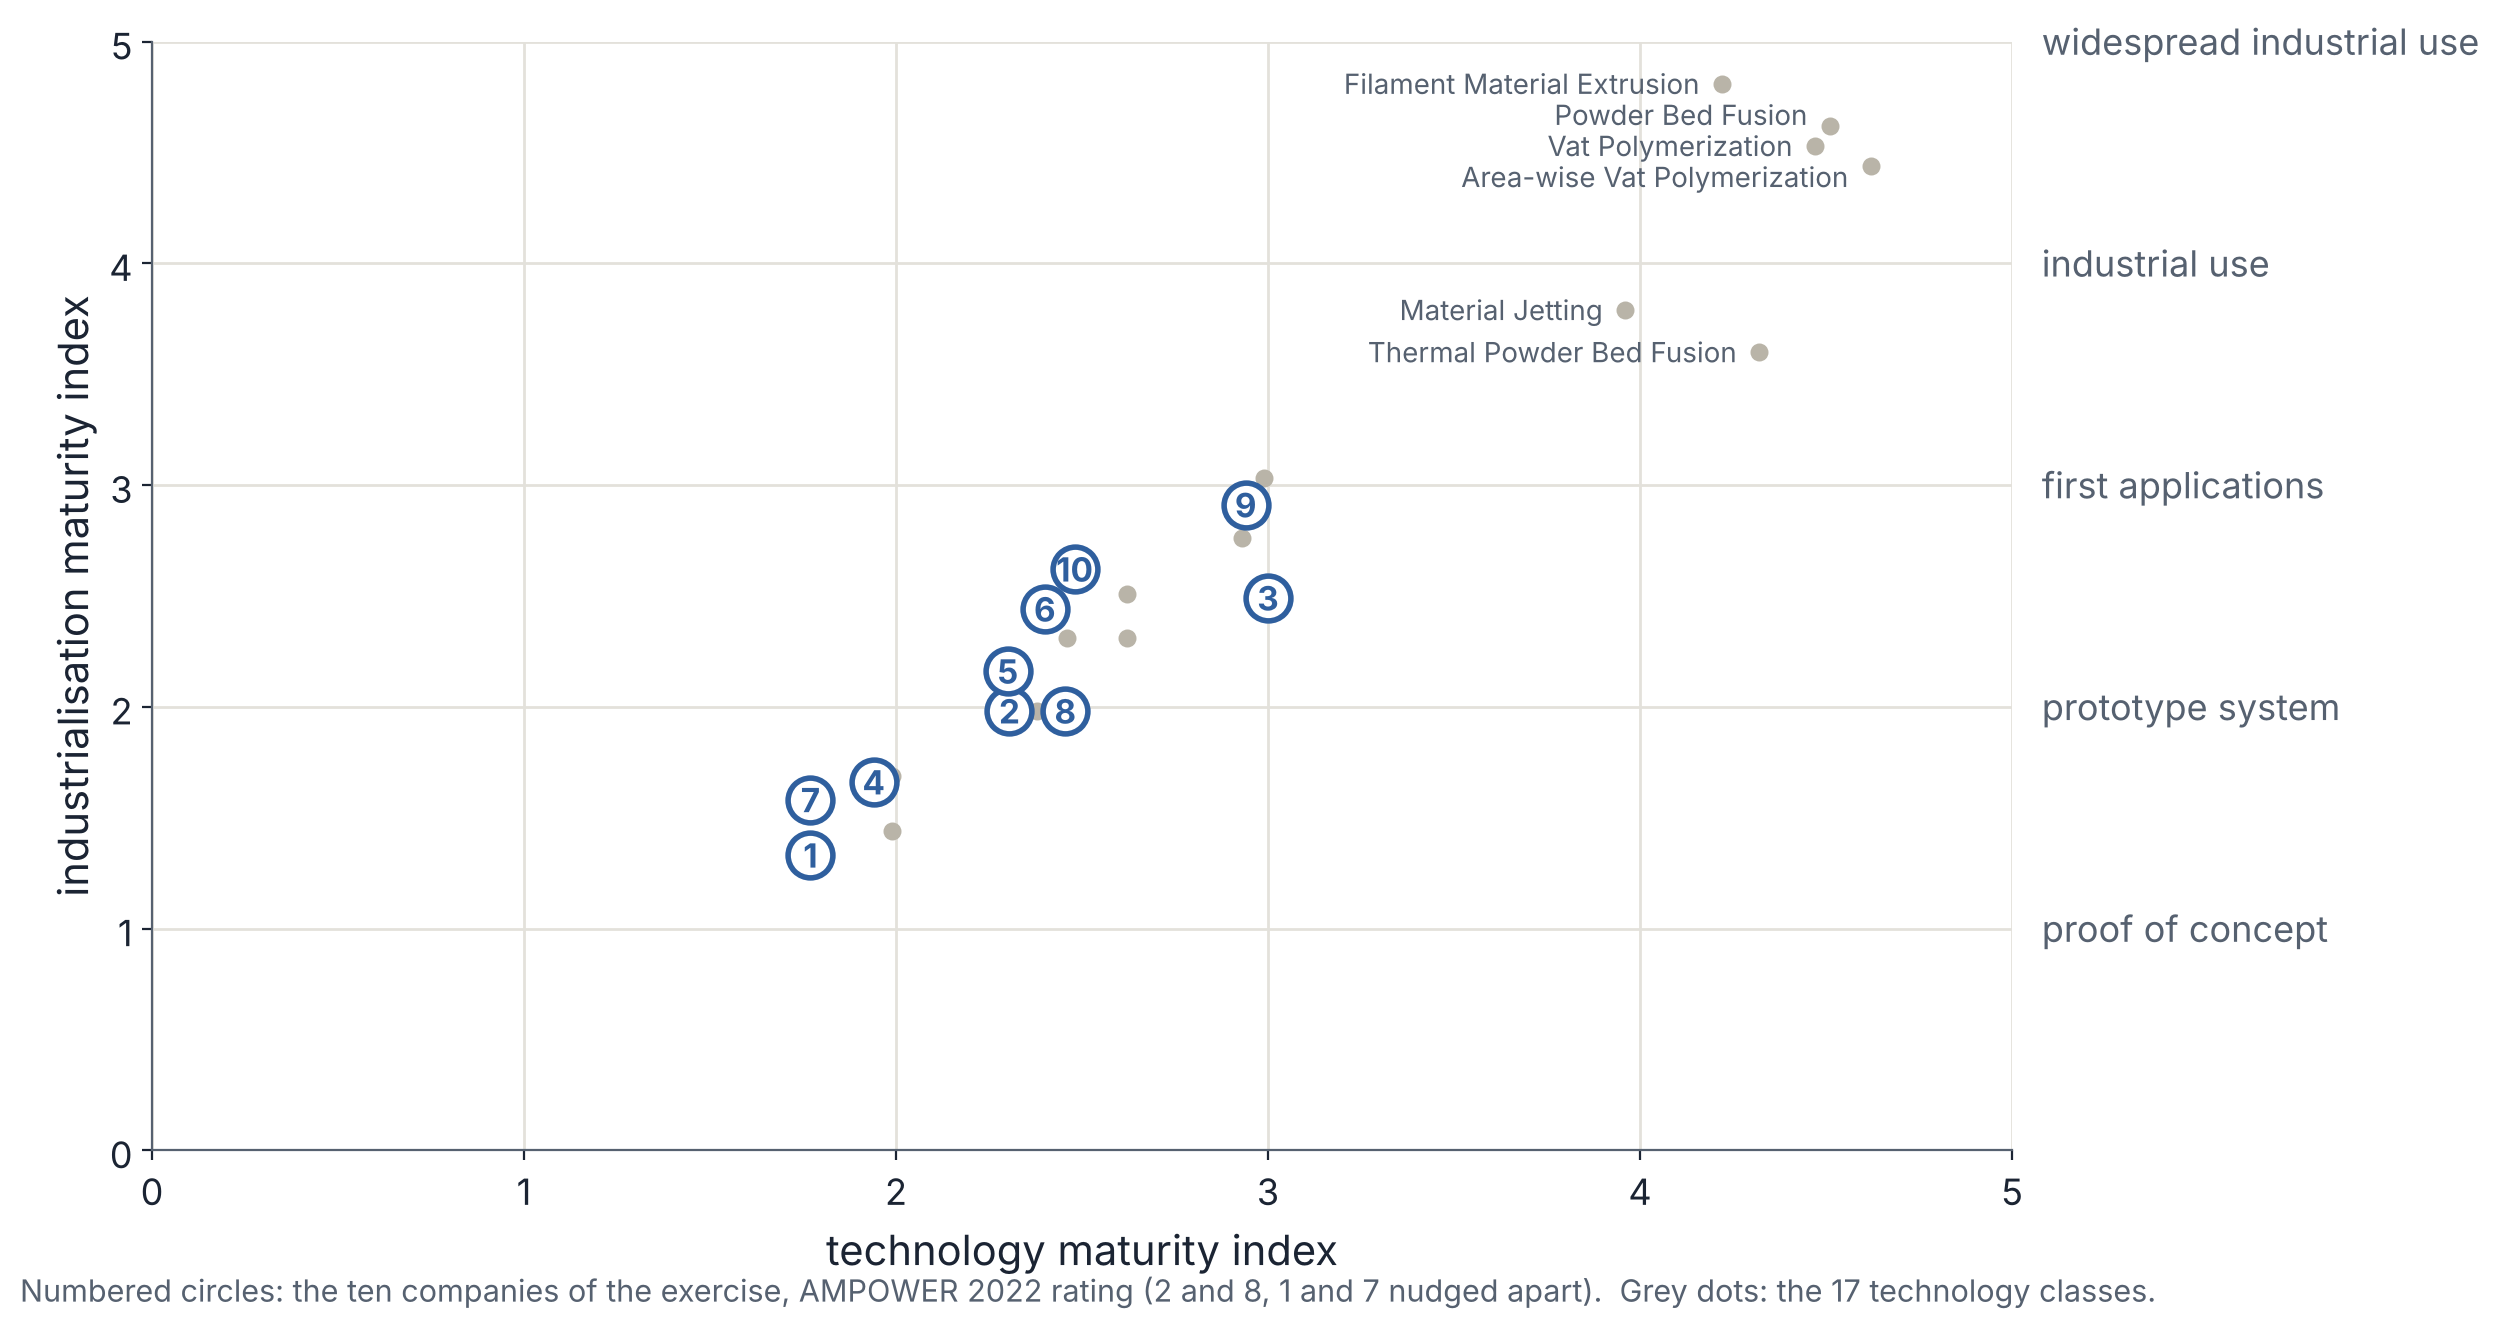

Generate this figure with Python:
"""02_k03 - AMPOWER Maturity Index 2022 only (no 2026 estimates), for the polymer exercise.

Reads ../tables/02_ampower_maturity_2022_2026.csv (columns tech_2022, ind_2022 only) and writes
  02_k03_maturity_2022.png/.pdf       slide version: 17 classes (grey) + the 10 companies, numbered as the groups
  02_k03_maturity_2022_wall.pdf       A1 landscape poster for the wall: same grid, large, room for sticky dots
The 2026 columns are never read here, so the picture can be shown before the exercise.
"""
import csv
import matplotlib
matplotlib.use("Agg")
import matplotlib.pyplot as plt

from _printers_common import HERE, INK, GREY, GRID, use_font

CSV = HERE.parent / "tables" / "02_ampower_maturity_2022_2026.csv"
GROUP = {"XOLO": 1, "READILY3D": 2, "CUBICURE": 3, "BCN3D": 4, "EVOLVE": 5, "IMPOSSIBLE OBJECTS": 6,
         "3DEUS DYNAMICS": 7, "SPECTROPLAST": 8, "MASSIVIT": 9, "INKBIT": 10}
LEVELS = [(1, "proof of concept"), (2, "prototype system"), (3, "first applications"),
          (4, "industrial use"), (5, "widespread industrial use")]
ORANGE, BLUE = "#c4561a", "#2f5f9e"


def company_key(name):
    for k in GROUP:
        if name.upper().startswith(k):
            return k
    return None


rows = list(csv.DictReader(open(CSV, encoding="utf-8")))
classes = [r for r in rows if r["level"] == "class"]
comps = [(GROUP[company_key(r["name"])], company_key(r["name"]), float(r["tech_2022"]), float(r["ind_2022"]))
         for r in rows if r["level"] == "company"]


def draw(fig, ax, big=False):
    fs = 22 if big else 13
    for y, lab in LEVELS:
        ax.axhline(y, color=GRID, lw=1)
        ax.text(5.08, y, lab, va="center", ha="left", color=GREY, fontsize=fs)
    ax.set_xlim(0, 5); ax.set_ylim(0, 5)
    ax.set_xticks(range(6)); ax.set_yticks(range(6))
    ax.grid(True, axis="x", color=GRID, lw=1)
    for s in ("top", "right"):
        ax.spines[s].set_visible(False)
    for s in ("left", "bottom"):
        ax.spines[s].set_color(GREY)
    ax.tick_params(colors=INK, labelsize=fs)
    ax.set_xlabel("technology maturity index", color=INK, fontsize=fs + 2)
    ax.set_ylabel("industrialisation maturity index", color=INK, fontsize=fs + 2)
    for r in classes:
        x, y = float(r["tech_2022"]), float(r["ind_2022"])
        ax.scatter([x], [y], s=(90 if big else 30), color="#b9b4a8", zorder=2)
    est = [r for r in classes if float(r["ind_2022"]) > 3.5]
    dy = {"Powder Bed Fusion": 0.05, "Area-wise Vat Polymerization": -0.05}
    for r in est:  # label only the established classes, the rest are context
        ax.text(float(r["tech_2022"]) - 0.06, float(r["ind_2022"]) + dy.get(r["name"], 0), r["name"], ha="right", va="center",
                color=GREY, fontsize=fs - 3)
    nudge = {2: (-0.075, 0), 8: (0.075, 0), 1: (0, -0.07), 7: (0, 0.07)}  # identical or close 2022 points
    for n, k, x, y in comps:
        x, y = x + nudge.get(n, (0, 0))[0], y + nudge.get(n, (0, 0))[1]
        ax.scatter([x], [y], s=(900 if big else 260), color="white", edgecolor=BLUE, lw=2, zorder=3)
        ax.text(x, y, str(n), ha="center", va="center", color=BLUE, fontsize=fs - 1, weight="bold", zorder=4)
    leg = "  ".join(f"{n} {k.title() if k not in ('BCN3D', 'XOLO') else k}" for n, k, _, _ in sorted(comps))
    return leg


use_font("Inter", 13)
fig, ax = plt.subplots(figsize=(12, 7.2))
leg = draw(fig, ax)
fig.text(0.07, 0.005, "Numbered circles: the ten companies of the exercise, AMPOWER 2022 rating (2 and 8, 1 and 7 nudged apart).  Grey dots: the 17 technology classes.",
         color=GREY, fontsize=11)
for ext in ("png", "pdf"):
    fig.savefig(HERE / f"02_k03_maturity_2022.{ext}", dpi=200, facecolor="white", bbox_inches="tight")
plt.close(fig)

fig, ax = plt.subplots(figsize=(33.1, 23.4))  # A1 landscape
draw(fig, ax, big=True)
fig.text(0.06, 0.95, "Polymer AM 2022 → 2026: where is your technology today?", color=INK, fontsize=40, weight="bold")
fig.text(0.06, 0.92, "Circles: AMPOWER rating, Nov. 2022.  Stick your first-guess dot (colour 1) and your after-research dot (colour 2), "
         "with your group number.", color=GREY, fontsize=24)
fig.text(0.06, 0.03, "Groups: " + leg + ".   Source: AMPOWER Insights Vol. 11, Nov. 2022, pp. 11 and 70.",
         color=GREY, fontsize=20)
fig.savefig(HERE / "02_k03_maturity_2022_wall.pdf", facecolor="white")
plt.close(fig)
print("ok")
